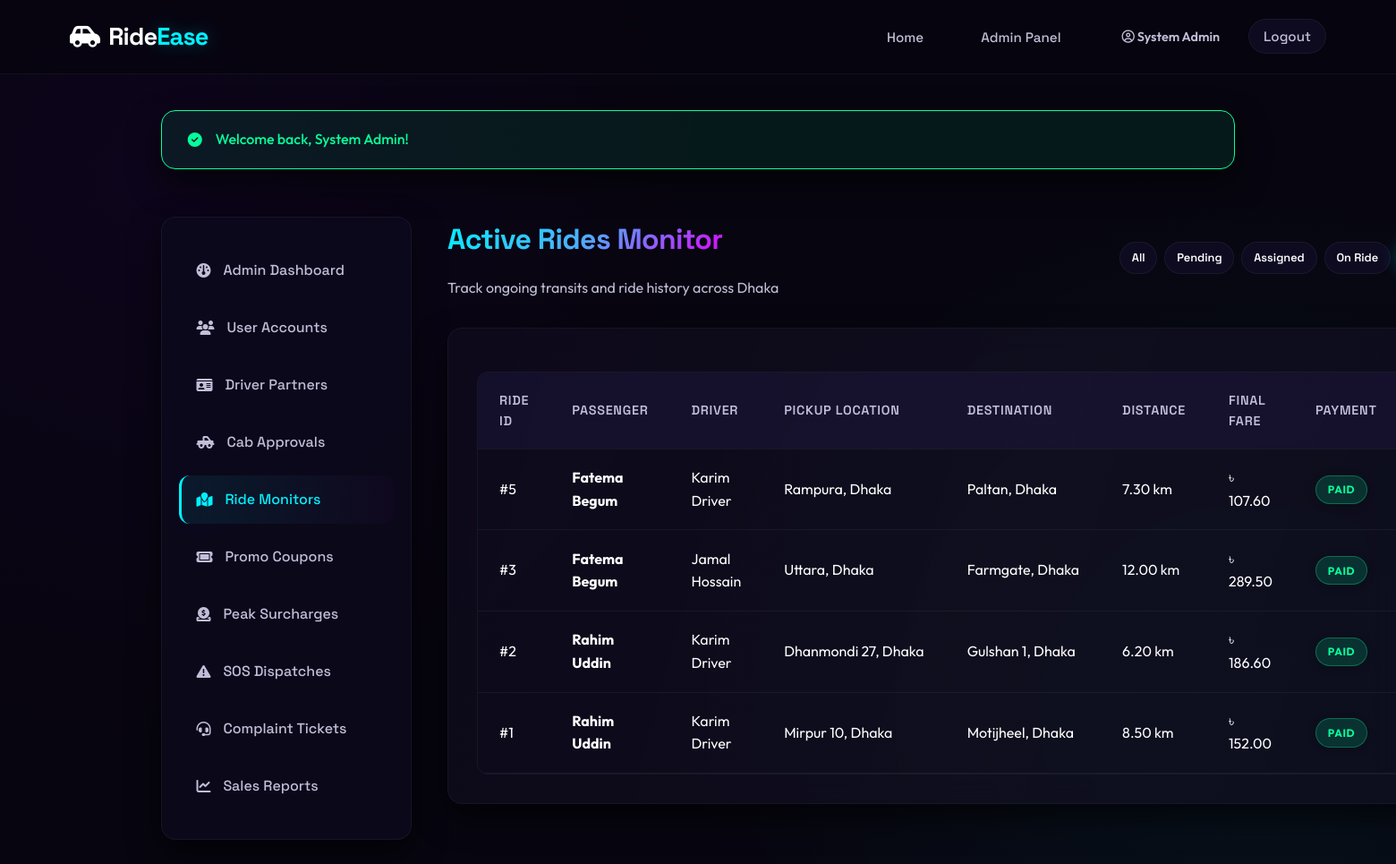
/admin/rides.php?status=completed (signed in), run on an earlier commit of the app's database.
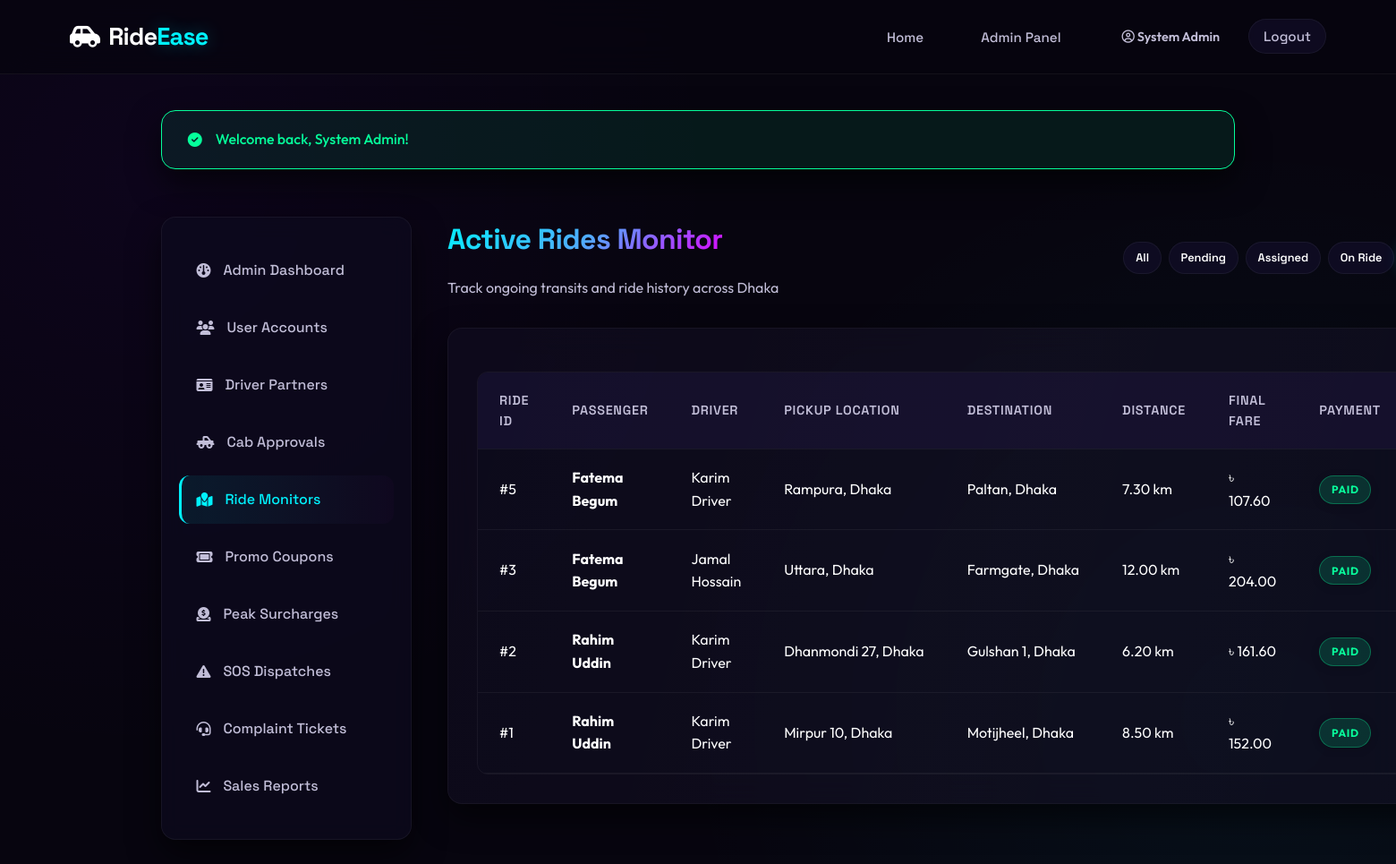
And on a later commit of the database.
### tables this page shows
CREATE TABLE IF NOT EXISTS rides (
    id INT AUTO_INCREMENT PRIMARY KEY,
    passenger_id INT NOT NULL,
    driver_id INT DEFAULT NULL,
    pickup_location VARCHAR(255) NOT NULL,
    destination VARCHAR(255) NOT NULL,
    distance_km DECIMAL(8,2) NOT NULL DEFAULT 0,
    base_fare DECIMAL(8,2) NOT NULL DEFAULT 50.00,
    peak_multiplier DECIMAL(3,2) NOT NULL DEFAULT 1.00,
    discount_amount DECIMAL(8,2) NOT NULL DEFAULT 0.00,
    final_fare DECIMAL(8,2) NOT NULL DEFAULT 0.00,
    status ENUM('pending','assigned','on_ride','completed','cancelled') NOT NULL DEFAULT 'pending',
    payment_method ENUM('cash','bkash','card') DEFAULT NULL,
    coupon_id INT DEFAULT NULL,
    created_at DATETIME NOT NULL DEFAULT CURRENT_TIMESTAMP,
    assigned_at DATETIME DEFAULT NULL,
    started_at DATETIME DEFAULT NULL,
    completed_at DATETIME DEFAULT NULL,
    FOREIGN KEY (passenger_id) REFERENCES users(id) ON DELETE CASCADE,
    FOREIGN KEY (driver_id) REFERENCES drivers(id) ON DELETE SET NULL,
    FOREIGN KEY (coupon_id) REFERENCES coupons(id) ON DELETE SET NULL
);

CREATE TABLE IF NOT EXISTS users (
    id INT AUTO_INCREMENT PRIMARY KEY,
    name VARCHAR(100) NOT NULL,
    email VARCHAR(150) NOT NULL UNIQUE,
    phone VARCHAR(20) NOT NULL,
    password_hash VARCHAR(255) NOT NULL,
    role ENUM('passenger','driver','admin') NOT NULL DEFAULT 'passenger',
    profile_pic VARCHAR(255) DEFAULT NULL,
    is_active TINYINT(1) NOT NULL DEFAULT 1,
    created_at DATETIME NOT NULL DEFAULT CURRENT_TIMESTAMP,
    updated_at DATETIME NOT NULL DEFAULT CURRENT_TIMESTAMP ON UPDATE CURRENT_TIMESTAMP
);

### config/session.php (called while the page is built, shortened)
<?php
function sanitize(string $input): string {
    return htmlspecialchars(trim($input), ENT_QUOTES, 'UTF-8');
}
function formatBDT(float $amount): string {
    return '৳ ' . number_format($amount, 2);
}

### admin/rides.php (the view, shortened to what the changed rows need)
<?php
require_once __DIR__ . '/../config/session.php';
$db = getDB();
$filter = sanitize($_GET['status'] ?? 'all');
try {
    $sql = "
        SELECT r.*, u1.name as passenger_name, u2.name as driver_name, p.status as payment_status
        FROM rides r
        JOIN users u1 ON r.passenger_id = u1.id
        LEFT JOIN drivers d ON r.driver_id = d.id
        LEFT JOIN users u2 ON d.user_id = u2.id
        LEFT JOIN payments p ON p.ride_id = r.id
    ";
    if ($filter !== 'all') {
        $sql .= " WHERE r.status = ?";
        $stmt = $db->prepare($sql . " ORDER BY r.id DESC");
        $stmt->execute([$filter]);
    } else {
        $stmt = $db->query($sql . " ORDER BY r.id DESC");
    }
    $rides = $stmt->fetchAll();
} catch (PDOException $e) {
    die("Error compiling rides monitor registry.");
}
require_once __DIR__ . '/../includes/header.php';
?>
<div class="dashboard-layout">
    <div class="dashboard-content">
        <div style="display:flex; justify-content:space-between; align-items:center; margin-bottom: 2rem;">
            <div>
                <h1 class="gradient-text">Active Rides Monitor</h1>
            </div>
        </div>
        <div class="card">
            <div class="table-responsive">
                <table>
                    <thead>
                        <tr>
                            <th>Ride ID</th>
                            <th>Passenger</th>
                            <th>Driver</th>
                            <th>Pickup Location</th>
                            <th>Destination</th>
                            <th>Distance</th>
                            <th>Final Fare</th>
                            <th>Payment</th>
                        </tr>
                    </thead>
                    <tbody>
                        <?php if (empty($rides)): ?>
                            <tr>
                                <td colspan="9" class="text-center text-muted">No rides matching status criteria found.</td>
                            </tr>
                        <?php else: ?>
                            <?php foreach ($rides as $r): ?>
                                <tr>
                                    <td>#<?php echo $r['id']; ?></td>
                                    <td><strong><?php echo sanitize($r['passenger_name']); ?></strong></td>
                                    <td><?php echo $r['driver_name'] ? sanitize($r['driver_name']) : '<span class="text-muted">Unassigned</span>'; ?></td>
                                    <td><div style="max-width:180px; overflow:hidden; text-overflow:ellipsis; white-space:nowrap;" title="<?php echo sanitize($r['pickup_location']); ?>"><?php echo sanitize($r['pickup_location']); ?></div></td>
                                    <td><div style="max-width:180px; overflow:hidden; text-overflow:ellipsis; white-space:nowrap;" title="<?php echo sanitize($r['destination']); ?>"><?php echo sanitize($r['destination']); ?></div></td>
                                    <td><?php echo $r['distance_km']; ?> km</td>
                                    <td><?php echo formatBDT($r['final_fare']); ?></td>
                                    <td>
                                        <span class="badge <?php echo $r['payment_status'] === 'completed' ? 'badge-completed' : 'badge-pending'; ?>">
                                            <?php echo $r['payment_status'] === 'completed' ? 'Paid' : 'Unpaid'; ?>
                                        </span>
                                    </td>
                                </tr>
                            <?php endforeach; ?>
                        <?php endif; ?>
                    </tbody>
                </table>
            </div>
        </div>
    </div>
</div>

What changed in the data, as far as the page shows it:
changed rides "Uttara, Dhaka": final_fare "৳ 289.50" → "৳ 204.00"
changed rides "Dhanmondi 27, Dhaka": final_fare "৳ 186.60" → "৳ 161.60"
